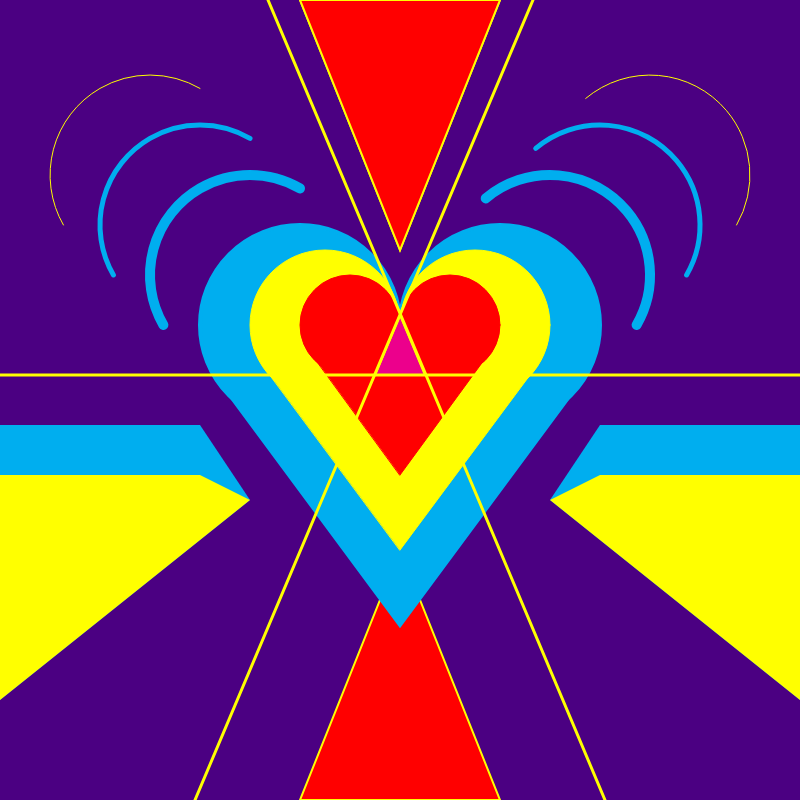
Frame 1 (no input)
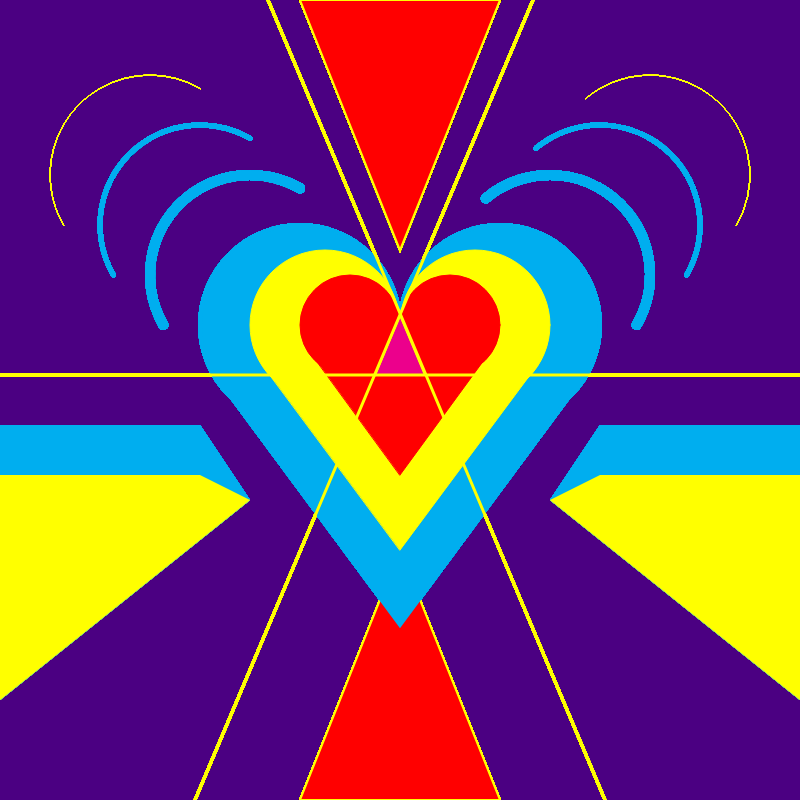
Frame 60 (no input)
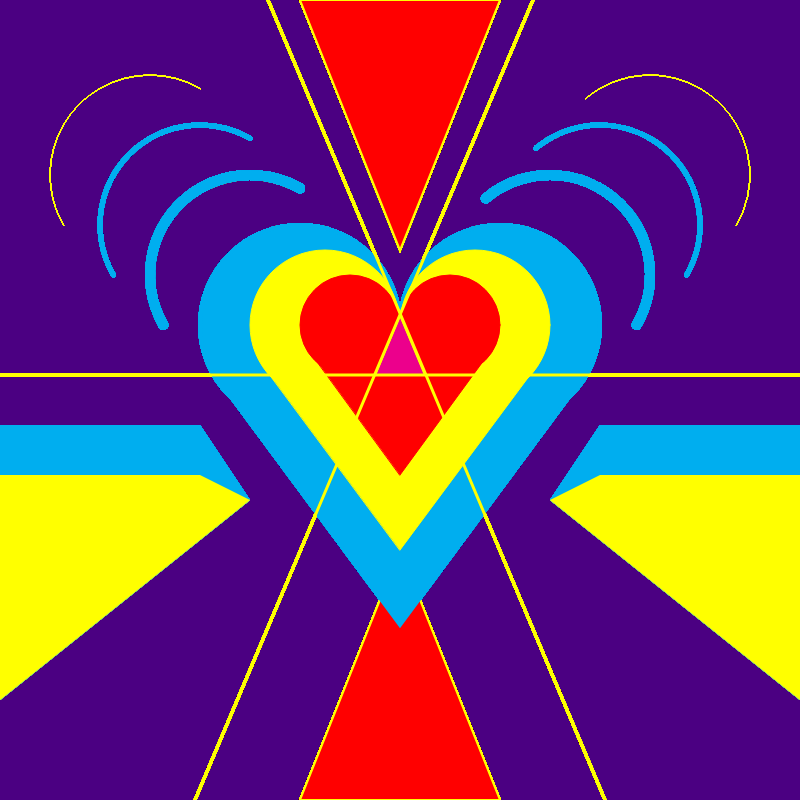
Frame 120 (the mouse pressed at the canvas centre since frame 60)

The p5.js sketch that drew these frames (run headless with seeded random() and noise() and a simulated clock; from frame 60 on, the mouse is pressed at the canvas centre):

// p5.js sketch
// ── sketch.js
// Global Variables
var backgroundColor = "indigo";//strings
var circleBase = 100;
var circleOffset = 100;
var circleY = 325;
var quadOffset = 50;
var y = "yellow";
var r = "red";
var arcX = 250;
var arcY = 275;
var arcX2 = 550;
var arcWH = 200;


function setup() {
  // put setup code here
  createCanvas (800,800);
  background(backgroundColor);

}

function draw() {
    // put drawing code here


    fill(r);
    strokeWeight(2);
    stroke(y)
    //bottom center triangle
    triangle(300,0,500,0,400,250);
    triangle(300,800,500,800,400,550);

    fill(0,174,239);
    noStroke();
    //quad left side
    quad(0,425,200,425,250,500,0,700);

    //quad right side
    quad(600,425,800,425,800,700,550,500);

    fill(y);
    //quadOffset left side
    quad(0,425 + quadOffset,200,425+quadOffset,250,500,0,700);

    //quadoffset right side
    quad(600,425+ quadOffset,800,425+ quadOffset,800,700,550,500);

    //blue heart
    fill(0,174,239);
    strokeWeight(4);
    stroke(0,174,239);
    //blue heart left ellipse
    ellipse(300,circleY,circleBase + 100,circleBase + 100);

    //blue heart right ellipse
    ellipse(500,circleY,200,200);

    //blue heart bottom triangle
    triangle(215,375,585,375,400,625);

    //yellow heart
    fill(y);
    strokeWeight(1);
    stroke(y);
    //yellow heart left ellipse
    ellipse(325,circleY,circleBase + 50,circleBase + 50);

    //yellow heart right ellipse
    ellipse(475,circleY,150,150);

    //yellow heart bottom triangle
    triangle(270,375,530,375,400,550);

    //red heart
    fill(r);
    strokeWeight(1);
    stroke(r);

    //red heart left ellipse
    ellipse(350,circleY,circleBase,circleBase);

    //red heart right ellipes
    ellipse(450,circleY,circleBase,circleBase);

    //red heart bottom triangle
    triangle(305,345,495,345,400,475);

    //center triangle
    fill(236,0,140);
    strokeWeight(2);
    stroke(y);
    triangle(375,375,400,315,425,375);

    strokeWeight(3);
    //horizontal yellow line
    line(0,375,800,375);

    //diagonal yellow line left to right
    line(268,0,605,800);

    //diagonal yellow line right to left
    line(533,0,195,800);

    fill(r);
    strokeWeight(2);
    stroke(y);
    //top center triangle
    triangle(300,0,500,0,400,250);

    // offset curves
    noFill();
    strokeWeight(10);
    stroke(0,174,239);
    angleMode(DEGREES);
    arc(arcX,arcY,arcWH,arcWH,150,300);
    arc(arcX2,arcY,arcWH,arcWH,230,30);

    strokeWeight(5);
    arc(arcX -50,arcY -50,arcWH,arcWH,150,300);
    arc(arcX2 +50,arcY -50,arcWH,arcWH,230,30);

    strokeWeight(1);
    stroke(y);
    arc(arcX -100,arcY -100,arcWH,arcWH,150,300);
    arc(arcX2 +100,arcY -100,arcWH,arcWH,230,30);

    


















}
